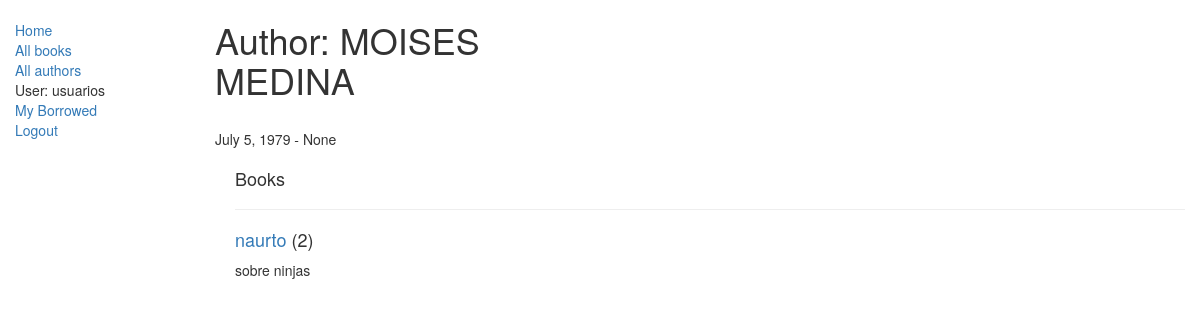
/holaApp/author/1 (signed in), run on the app's committed database.
### holaApp/models.py (models this page shows, shortened)
class Author(models.Model):
    first_name = models.CharField(max_length=100)
    last_name = models.CharField(max_length=100)
    date_of_birth = models.DateField(null=True, blank=True)
    date_of_death = models.DateField('Died', null=True, blank=True)

class Book(models.Model):
    title = models.CharField(max_length=200)
    author = models.ForeignKey('Author', on_delete=models.SET_NULL, null=True)
    summary = models.TextField(max_length=1000, help_text="Ingrese una breve descripción del libro")
    isbn = models.CharField('ISBN',max_length=13, help_text='13 Caracteres <a href="https://www.isbn-international.org/content/what-isbn">ISBN number</a>')
    genre = models.ManyToManyField(Genre, help_text="Seleccione un genero para este libro")
    language = models.ForeignKey(
        'Language', on_delete=models.SET_NULL, null=True)
    def display_genre(self):
        """
        Creates a string for the Genre. This is required to display genre in Admin.
        """
        return ', '.join([genre.name for genre in self.genre.all()[:3]])
    display_genre.short_description = 'Genre'

### holaApp/views.py (the view)
# urls.py: url(r'^author/(?P<pk>\d+)$', views.AuthorDetailView.as_view(), name='author-detail'),
class AuthorDetailView(LoginRequiredMixin, generic.DetailView):
    login_url = '/accounts/login/'
    redirect_field_name = 'redirect_to'
    model = Author

### holaApp/templates/holaApp/author_detail.html
{% extends "base_generic.html" %}
{% block content %}
<h1>Author: {{ author.first_name }}<br> {{ author.last_name }}</h1>
<br> {{author.date_of_birth}} - {{author.date_of_death}}
<div style="margin-left:20px;margin-top:20px">
    <h4>Books</h4>
    {% for libros in author.book_set.all %}
        <hr>
        <p>
            <h4> <a href="{% url 'book-detail' libros.pk %}">{{ libros.title }}</a>
              ({{ libros.bookinstance_set.all.count}})
            </h4>
        </p>
        <p> {{libros.summary}}</p>
    {% endfor %}
</div>
{% endblock %}

### holaApp/templates/base_generic.html (shortened to what this page needs)
<!DOCTYPE html>
<html lang="en">
<head>
    <link rel="stylesheet" href="https://maxcdn.bootstrapcdn.com/bootstrap/3.3.7/css/bootstrap.min.css">
    {% load static %}
    <link rel="stylesheet" href="{% static 'css/styles.css' %}">
</head>
<body>
    <div class="container-fluid">
        <div class="row">
            <div class="col-sm-2">
                {% block sidebar %}
                <ul class="sidebar-nav">
                    <li><a href="{% url 'index' %}">Home</a></li>
                    <li><a href="{% url 'books' %}">All books</a></li>
                    <li><a href="{%url 'authors' %}">All authors</a></li>
                    {% if user.is_authenticated %}
                        <li>User: {{ user.get_username }}</li>
                        <li><a href="{% url 'my-borrowed' %}">My Borrowed</a></li>
                        <li><a href="{% url 'logout'%}?next={{request.path}}">Logout</a></li>
                    {% else %}
                        <li><a href="{% url 'login'%}?next={{request.path}}">Login</a></li>
                    {% endif %}
                </ul>
                {% endblock %}
            </div>
            <div class="col-sm-10 ">
                {% block content %}{% endblock %}
            </div>
        </div>
    </div>
</body>
</html>

### holaApp/static/css/styles.css (style rules this page uses)
.sidebar-nav { margin-top: 20px; padding: 0; list-style: none; }

### data on the page
Author: first_name "MOISES", last_name "MEDINA", date_of_birth "July 5, 1979", date_of_death "None"
Book: title "naurto", bookinstance_set.all.count "2", summary "sobre ninjas"

### other printed values
{{ user.get_username }} "usuarios"
